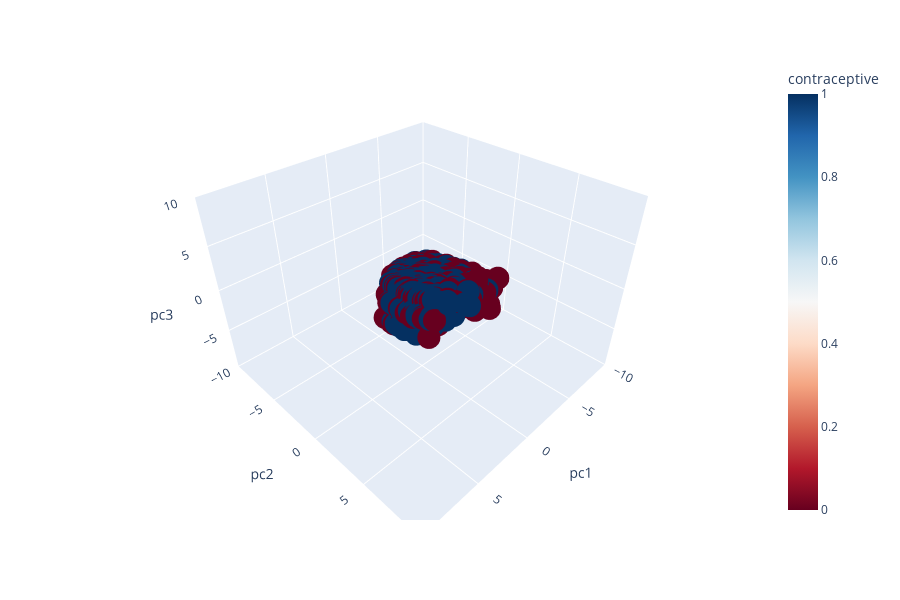

Notebook cell for this chart:
### Code cell
fig = px.scatter_3d(dat_1st_2_pcs_scaled_2, 
                    x='pc1', y='pc2', z='pc3', 
                    range_x = [-10, 10], 
                    range_y = [-10, 10], 
                    range_z = [-10, 10], 
                    color = 'contraceptive', 
                    color_continuous_scale = 'RdBu');
fig.show();

### Figure 1 — Plotly figure (JSON) as saved in the notebook; plotly's stock layout.template omitted (floating-point values rounded to 4 significant figures; data arrays with more than 128 entries replaced by an {"elided": "..."} marker saying what was removed)
{"data": [{"hoverlabel": {"namelength": 0}, "hovertemplate": "pc1=%{x}<br>pc2=%{y}<br>pc3=%{z}<br>contraceptive=%{marker.color}", "legendgroup": "", "marker": {"color": {"elided": "1473 int values"}, "coloraxis": "coloraxis", "symbol": "circle"}, "mode": "markers", "name": "", "scene": "scene", "showlegend": false, "type": "scatter3d", "x": {"elided": "1473 float values"}, "y": {"elided": "1473 float values"}, "z": {"elided": "1473 float values"}}], "layout": {"coloraxis": {"colorbar": {"title": {"text": "contraceptive"}}, "colorscale": [[0, "rgb(103,0,31)"], [0.1, "rgb(178,24,43)"], [0.2, "rgb(214,96,77)"], [0.3, "rgb(244,165,130)"], [0.4, "rgb(253,219,199)"], [0.5, "rgb(247,247,247)"], [0.6, "rgb(209,229,240)"], [0.7, "rgb(146,197,222)"], [0.8, "rgb(67,147,195)"], [0.9, "rgb(33,102,172)"], [1, "rgb(5,48,97)"]]}, "height": 600, "legend": {"tracegroupgap": 0}, "margin": {"t": 60}, "scene": {"domain": {"x": [0, 1], "y": [0, 1]}, "xaxis": {"range": [-10, 10], "title": {"text": "pc1"}}, "yaxis": {"range": [-10, 10], "title": {"text": "pc2"}}, "zaxis": {"range": [-10, 10], "title": {"text": "pc3"}}}}}
